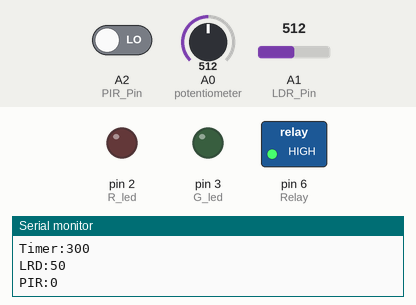
Recording of a sketch running on a simulated Arduino Uno, built with avr-gcc and run on an emulated ATmega328P. Shown: switched loads named in the sketch (green lamp = pin HIGH), output pins drawn as LEDs (lit = HIGH), the last lines printed to the serial monitor. The inputs (shaded band) are chosen by the test bench; at power-on: A1 (LDR_Pin) = 512, A2 (PIR_Pin) LOW, A0 (potentiometer) = 512.

Above: at 2.2 s.
2.3 s: A1 (LDR_Pin) set to 425
3.8 s: A1 (LDR_Pin) set to 402
At 5.0 s:
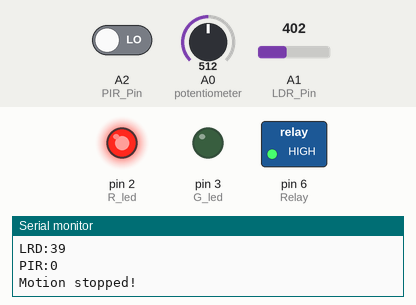
5.3 s: A2 (PIR_Pin) driven HIGH
At 6.5 s:
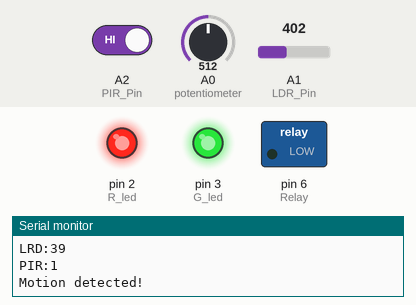
6.8 s: A2 (PIR_Pin) driven LOW
At 7.2 s:
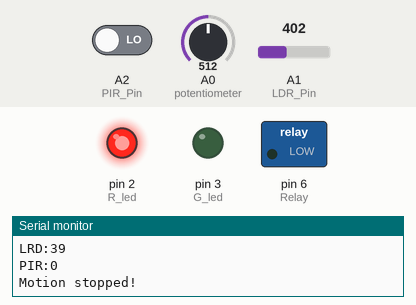
8.3 s: A1 (LDR_Pin) set to 708
11.3 s: A1 (LDR_Pin) set to 733
At 12.2 s:
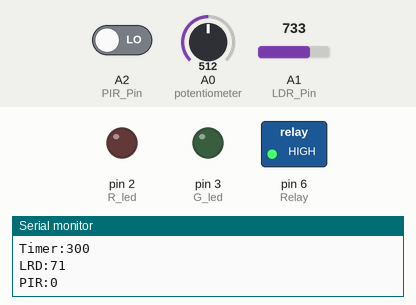
Timing chart, 0 to 13.8 s (numbered marks = the images above; inputs shaded):
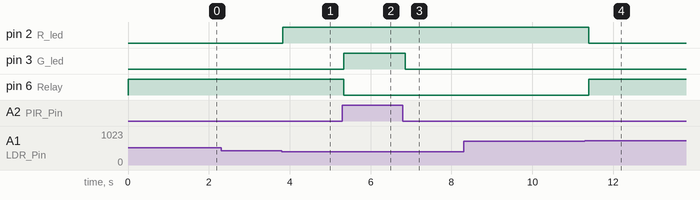

The sketch:

PIR_and_LDR_Sensor.ino
```cpp
#include "Countimer.h"
Countimer timer;

#define potentiometer  A0  //10k Variable Resistor
#define LDR_Pin A1 // choose the input pin (for LDR sensor)
#define PIR_Pin A2 // choose the input pin (for PIR sensor)

#define R_led 2 // choose the pin for the Red Led
#define G_led 3 // choose the pin for the Green Led
#define Relay 6 // choose the pin for the Relay moudel

int ldr, pir;
int Brightness;
int read_ADC;
int set_timer;
int seconds;
int Start =0;

void setup(){ // put your setup code here, to run once

Serial.begin(9600);// initialize serial communication at 9600 bits per second:

pinMode(potentiometer, INPUT); // declare potentiometer as input
pinMode(LDR_Pin, INPUT); // declare sensor as input
pinMode(PIR_Pin, INPUT); // declare sensor as input

pinMode(R_led,OUTPUT); // declare Red LED as output
pinMode(G_led,OUTPUT); // declare Green LED as output
pinMode(Relay,OUTPUT); // declare Relay as output
digitalWrite(Relay, HIGH);// Relay Turn Off

timer.setInterval(print_time, 999);
delay(1000); // Waiting for a while
}

void print_time(){seconds = seconds+1;}

void loop(){
timer.run(); // Cell the (Countimer.h) file

read_ADC = analogRead(potentiometer); // read analogue to digital value 0 to 1023
set_timer = read_ADC /1.705; // Maximum value analogue to digital 1023 / 1.705

ldr = analogRead(LDR_Pin); // read analogue to digital value 0 to 1023
Brightness = ldr /10.23; // Maximum value analogue to digital 1023 / 10.23

pir = digitalRead(PIR_Pin);

Serial.print("Timer:");
Serial.println(set_timer);

Serial.print("LRD:");
Serial.println(Brightness);

Serial.print("PIR:");
Serial.println(pir);

if(Brightness<40){ // Brightness Down to 40 Start PIR Sensor Working
Start = 1;
}

if(Brightness>70){ // Brightness Up to 70 Stop PIR Sensor Working
Start = 0;
}

if(Start==1){
digitalWrite(R_led, HIGH); // LED Turn On
if(pir==1){
Serial.println("Motion detected!");
digitalWrite(G_led, HIGH); // LED Turn On
digitalWrite(Relay, LOW); // Relay Turn On
seconds = 0; // Reset Timer
timer.start(); // Start Timer
}
else{
Serial.println("Motion stopped!");
digitalWrite(G_led, LOW); // LED Turn Off.
}

if(seconds>set_timer){ // Up to Set poit for potentiometer
seconds = 0; // Reset Timer
timer.stop(); // Stop Timer
digitalWrite(Relay, HIGH); // Relay Turn Off
}
}

if(Start==0){
  digitalWrite(Relay, HIGH); // Relay Turn Off
  digitalWrite(R_led, LOW); // LED Turn Off.
  digitalWrite(G_led, LOW); // LED Turn Off.
  timer.stop();
}

delay(100);
}
```

Countimer.cpp
```cpp
#include "Countimer.h"
#include "Arduino.h"

Countimer::Countimer()
{
	_previousMillis = 0;
	_currentCountTime = 0;
	_countTime = 0;
	_isCounterCompleted = false;
	_isStopped = true;
	_countType = COUNT_NONE;
	_startCountTime = 0;
}

Countimer::~Countimer()
{
}

void Countimer::setCounter(uint16_t hours, uint8_t minutes, uint8_t seconds, CountType countType, timer_callback onComplete)
{
	_onComplete = onComplete;
	_countType = countType;
	setCounter(hours, minutes, seconds);
}

void Countimer::setCounter(uint16_t hours, uint8_t minutes, uint8_t seconds)
{
	if (hours > COUNTIMER_MAX_HOURS) {
		hours = COUNTIMER_MAX_HOURS;
	}

	if (minutes > COUNTIMER_MAX_MINUTES_SECONDS) {
		minutes = COUNTIMER_MAX_MINUTES_SECONDS;
	}

	if (seconds > COUNTIMER_MAX_MINUTES_SECONDS) {
		seconds = COUNTIMER_MAX_MINUTES_SECONDS;
	}

	_currentCountTime = ((hours * 3600L) + (minutes * 60L) + seconds) * 1000L;
	_countTime = _currentCountTime;

	if (_countType == COUNT_UP)
	{
		// if is count up mode, we have to start from 00:00:00;
		_currentCountTime = 0;
	}

	_startCountTime = _currentCountTime;

}

void Countimer::setInterval(timer_callback callback, uint32_t interval)
{
	_interval = interval;
	_callback = callback;
}

uint16_t Countimer::getCurrentHours()
{
	return _currentCountTime / 1000 / 3600;
}

uint8_t Countimer::getCurrentMinutes()
{
	return _currentCountTime / 1000 % 3600 / 60;
}

uint8_t Countimer::getCurrentSeconds()
{
	return _currentCountTime / 1000 % 3600 % 60 % 60;
}

char* Countimer::getCurrentTime()
{
	sprintf(_formatted_time, "%02d:%02d:%02d", getCurrentHours(), getCurrentMinutes(), getCurrentSeconds());
	return _formatted_time;
}

bool Countimer::isCounterCompleted()
{
	return _isCounterCompleted;
}

bool Countimer::isStopped()
{
	return _isStopped;
}

void Countimer::start()
{
	_isStopped = false;
	if(_isCounterCompleted)
		_isCounterCompleted = false;
}

void Countimer::pause()
{
	_isStopped = true;
}

void Countimer::stop()
{
	_isStopped = true;
	_isCounterCompleted = true;
	_currentCountTime = _countTime;

	if(_countType == COUNT_UP)
	{
		_currentCountTime = 0;
	}
}

void Countimer::restart()
{
	_currentCountTime = _startCountTime;
	_isCounterCompleted = false;
	_isStopped = false;

	start();
}

void Countimer::run()
{
	// timer is running only if is not completed or not stopped.
	if (_isCounterCompleted || _isStopped)
		return;

	if (millis() - _previousMillis >= _interval) {

		if (_countType == COUNT_DOWN)
		{
			countDown();
		}
		else if (_countType == COUNT_UP)
		{
			countUp();
		}
		else
		{
			callback();
		}
		_previousMillis = millis();
	}
}

void Countimer::countDown()
{
	if (_currentCountTime > 0)
	{
		callback();
		_currentCountTime -= _interval;
	}
	else
	{
		stop();
		complete();
	}
}

void Countimer::countUp()
{
	if (_currentCountTime < _countTime)
	{
		callback();
		_currentCountTime += _interval;
	}
	else
	{
		stop();
		complete();
	}
}

void Countimer::callback()
{
	if(_callback != NULL)
		_callback();
}

void Countimer::complete()
{
	if(_onComplete != NULL)
		_onComplete();
}
```

Countimer.h
```cpp
#pragma once

#ifndef COUNTIMER_H
#define COUNTIMER_H

#if defined(ARDUINO) && ARDUINO >= 100
#include <Arduino.h>
#else
#include <WProgram.h>
#endif

#define COUNTIMER_MAX_HOURS 999
#define COUNTIMER_MAX_MINUTES_SECONDS 59

typedef void(*timer_callback)(void);

class Countimer
{
public:
	Countimer();
	~Countimer();

	enum CountType
	{
		COUNT_NONE = 0,
		COUNT_UP = 1,
		COUNT_DOWN = 2
	};

	// Set up counter time(hours, minutes, seconds), count mode and function to execute if count is completed.
	void setCounter(uint16_t hours, uint8_t minutes, uint8_t seconds, CountType countType, timer_callback onComplete);

	// Set up counter time(hours, minutes, seconds) for existing timer.
	void setCounter(uint16_t hours, uint8_t minutes, uint8_t seconds);

	// Returns timer's current hours.
	uint16_t getCurrentHours();

	// Returns timer's current minutes.
	uint8_t getCurrentMinutes();

	// Returns timer's current seconds.
	uint8_t getCurrentSeconds();

	void setInterval(timer_callback callback, uint32_t interval);

	// Returns current timer as formatted string HH:MM:SS
	char* getCurrentTime();

	// Returns true if counter is completed, otherwise returns false.
	bool isCounterCompleted();

	// Returns true if counter is still running, otherwise returns false.
	bool isCounterRunning();

	// Returns true if timer is stopped, otherwise returns false.
	bool isStopped();

	// Run timer. This is main method.
	// If you want to start timer after run, you have to invoke start() method.
	void run();

	// Starting timer.
	void start();

	// Stopping timer.
	void stop();

	// Pausing timer.
	void pause();

	// Restart timer.
	void restart();

private:
	// Counting up timer.
	void countDown();

	void callback();
	void complete();

	// Counting down timer.
	void countUp();

	uint32_t _interval = 1;
	uint32_t _previousMillis;

	// Stores current counter value in milliseconds.
	uint32_t _currentCountTime;
	uint32_t _startCountTime;

	// Stores cached user's time.
	uint32_t _countTime;

	// Function to execute.
	timer_callback _callback;

	// Function to execute when timer is complete.
	timer_callback _onComplete;
	bool _isCounterCompleted;
	bool _isStopped;
	char _formatted_time[10];
	CountType _countType;
};

#endif
```

Measured:
- the behaviour switches between 410 and 409 on A1 (LDR_Pin) (found by bisection; images 0 and 1)
- the behaviour switches between 726 and 727 on A1 (LDR_Pin) (found by bisection; images 3 and 4)
- after the input at 3.8 s, pin 2 (R_led): LOW → HIGH at once
- after the input at 5.3 s, pin 3 (G_led): LOW → HIGH at once; pin 6 (Relay): HIGH → LOW at once
- after the input at 6.8 s, pin 3 (G_led): HIGH → LOW after 0.05 s
- after the input at 11.3 s, pin 2 (R_led): HIGH → LOW after 0.10 s; pin 6 (Relay): LOW → HIGH after 0.10 s
